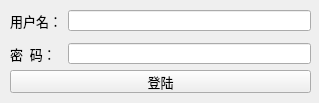
<?xml version="1.0" encoding="UTF-8"?>
<ui version="4.0">
 <class>Form</class>
 <widget class="QWidget" name="Form">
  <property name="geometry">
   <rect>
    <x>0</x>
    <y>0</y>
    <width>319</width>
    <height>103</height>
   </rect>
  </property>
  <property name="minimumSize">
   <size>
    <width>319</width>
    <height>103</height>
   </size>
  </property>
  <property name="maximumSize">
   <size>
    <width>319</width>
    <height>103</height>
   </size>
  </property>
  <property name="font">
   <font>
    <family>宋体</family>
    <pointsize>10</pointsize>
   </font>
  </property>
  <property name="windowTitle">
   <string>Form</string>
  </property>
  <widget class="QWidget" name="formLayoutWidget">
   <property name="geometry">
    <rect>
     <x>10</x>
     <y>10</y>
     <width>301</width>
     <height>54</height>
    </rect>
   </property>
   <layout class="QFormLayout" name="formLayout">
    <item row="0" column="0">
     <widget class="QLabel" name="username_label">
      <property name="text">
       <string>用户名：</string>
      </property>
     </widget>
    </item>
    <item row="0" column="1">
     <widget class="QLineEdit" name="username_lineEdit">
      <property name="cursor">
       <cursorShape>ArrowCursor</cursorShape>
      </property>
     </widget>
    </item>
    <item row="1" column="0">
     <spacer name="verticalSpacer">
      <property name="orientation">
       <enum>Qt::Vertical</enum>
      </property>
      <property name="sizeHint" stdset="0">
       <size>
        <width>20</width>
        <height>40</height>
       </size>
      </property>
     </spacer>
    </item>
    <item row="2" column="0">
     <widget class="QLabel" name="passwd_label">
      <property name="text">
       <string>密  码：</string>
      </property>
     </widget>
    </item>
    <item row="2" column="1">
     <widget class="QLineEdit" name="passwd_lineEdit">
      <property name="cursor">
       <cursorShape>ArrowCursor</cursorShape>
      </property>
      <property name="echoMode">
       <enum>QLineEdit::Password</enum>
      </property>
     </widget>
    </item>
   </layout>
  </widget>
  <widget class="QPushButton" name="login_Button">
   <property name="geometry">
    <rect>
     <x>10</x>
     <y>70</y>
     <width>301</width>
     <height>23</height>
    </rect>
   </property>
   <property name="text">
    <string>登陆</string>
   </property>
  </widget>
 </widget>
 <resources/>
 <connections/>
</ui>
